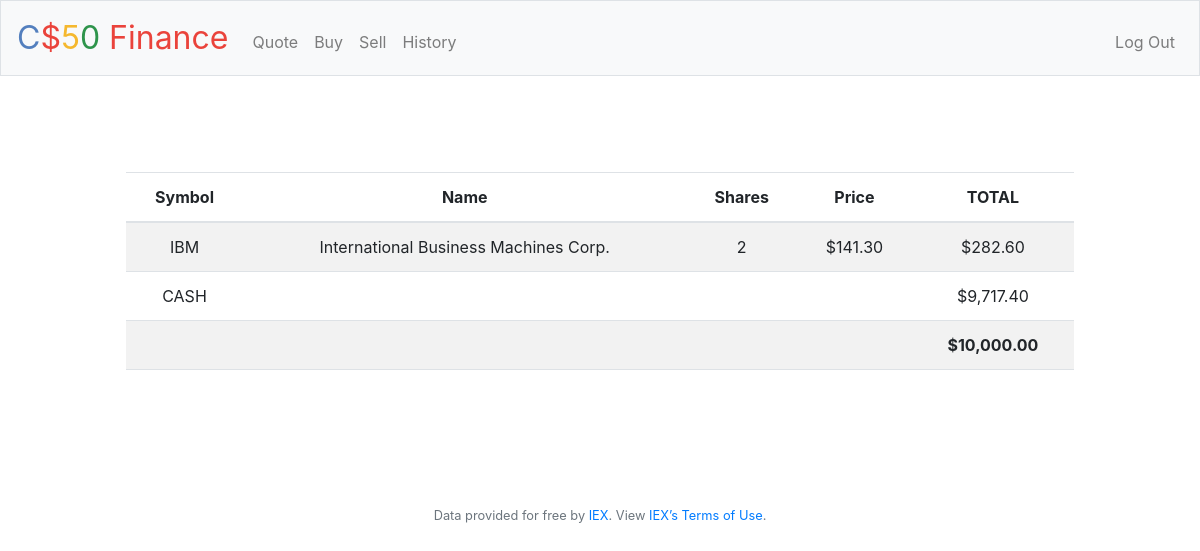
/ (signed in), run on the app's committed database.
### tables this page shows
CREATE TABLE 'transactions' ('user_id'  NOT NULL, 'stock_symbol'  NOT NULL, 'stock_name'  NOT NULL, 'stock_price'  NOT NULL, 'shares'  NOT NULL, 'total_price'  real NOT NULL  , 'tans_date'  text NOT NULL  );

### application.py (the view)
@app.route("/")
@login_required
def index():
    user_id = session["user_id"]
    user_cash = db.execute("SELECT cash FROM users WHERE id = ?", user_id)[0]['cash']
    if db.execute("SELECT * FROM transactions WHERE user_id = ? ORDER BY stock_symbol", user_id):
        actual_assets = db.execute("SELECT * FROM transactions WHERE user_id = ? ORDER BY stock_symbol", user_id)
        for row in range(len(actual_assets)):
            actual_assets[row]['total_price'] = usd(actual_assets[row]['total_price'])
        return render_template("index.html", actual_assets=actual_assets, user_cash=usd(user_cash))
    else:
        return render_template("index.html", user_cash=usd(user_cash))

### application.py (called while the page is built)
@app.after_request
def after_request(response):
    response.headers["Cache-Control"] = "no-cache, no-store, must-revalidate"
    response.headers["Expires"] = 0
    response.headers["Pragma"] = "no-cache"
    return response

### helpers.py (called while the page is built)
def login_required(f):
    @wraps(f)
    def decorated_function(*args, **kwargs):
        if session.get("user_id") is None:
            return redirect("/login")
        return f(*args, **kwargs)
    return decorated_function

def usd(value):
    return f"${value:,.2f}"

### templates/index.html (shortened to what this page needs)
{% extends "layout.html" %}
{% block main %}
    <main class="container p-5">
        <table class="table table-striped">
        <thead>
            <tr>
                <th>Symbol</th>
                <th>Name</th>
                <th>Shares</th>
                <th>Price</th>
                <th>TOTAL</th>
            </tr>
        </thead>
        <tfoot>
            <tr>
                <td colspan="4"></td>
                <td></td>
            </tr>
        </tfoot>
        <tbody>
            {% if actual_assets %}
                {% for row in actual_assets %}
                    <tr>
                        <td>{{ row.stock_symbol }}</td>
                        <td>{{ row.stock_name }}</td>
                        <td>{{ row.shares }}</td>
                        <td>{{ row.stock_price }}</td>
                        <td>{{ row.total_price }}</td>
                    </tr>
                {% endfor %}
            {% endif %}
            <tr>
                <td>CASH</td>
                <td colspan="3"></td>
                <td>{{ user_cash }}</td>
            </tr>
            <tr>
                <td colspan="4"></td>
                <td><b>$10,000.00</b></td>
            </tr>
        </tbody>
    </table>
    </main>
{% endblock %}

### static/styles.css (style rules this page uses)
main { overflow-x: auto; text-align: center; }

### data on the page
transactions: stock_symbol "IBM", stock_name "International Business Machines Corp.", shares "2", stock_price "$141.30", total_price "$282.60"

### other printed values
{{ user_cash }} "$9,717.40"
